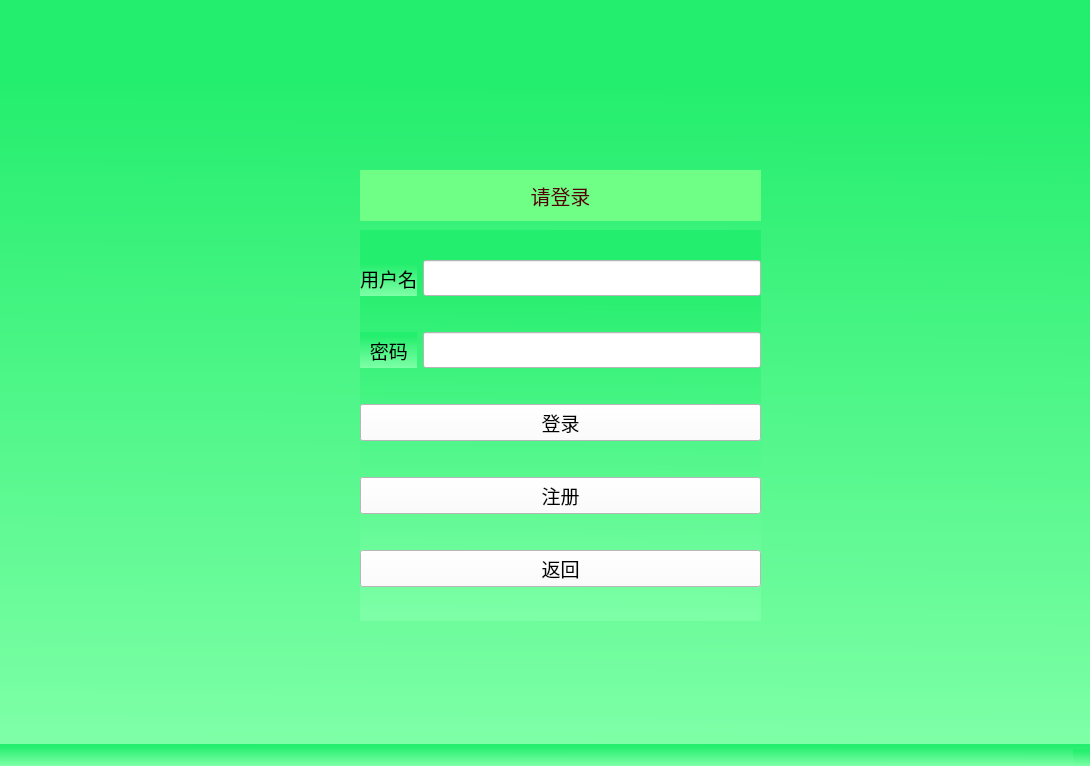
<?xml version="1.0" encoding="UTF-8"?>
<ui version="4.0">
 <class>LoginWindow</class>
 <widget class="QMainWindow" name="LoginWindow">
  <property name="geometry">
   <rect>
    <x>0</x>
    <y>0</y>
    <width>1090</width>
    <height>766</height>
   </rect>
  </property>
  <property name="windowTitle">
   <string>MainWindow</string>
  </property>
  <property name="styleSheet">
   <string notr="true">background-color:qlineargradient(spread:pad, x1:0.507246, y1:0, x2:0.498, y2:1, stop:0.111111 rgba(36, 238, 109, 255), stop:1 rgba(126, 255, 167, 255))
</string>
  </property>
  <widget class="QWidget" name="centralwidget">
   <widget class="QWidget" name="layoutWidget">
    <property name="geometry">
     <rect>
      <x>360</x>
      <y>230</y>
      <width>401</width>
      <height>391</height>
     </rect>
    </property>
    <layout class="QGridLayout" name="gridLayout">
     <item row="1" column="1">
      <widget class="QLineEdit" name="passwordlineEdit">
       <property name="font">
        <font>
         <family>思源黑体 CN</family>
         <pointsize>15</pointsize>
        </font>
       </property>
       <property name="styleSheet">
        <string>background-color: rgb(255, 255, 255);
border-color: rgb(255, 0, 0);</string>
       </property>
      </widget>
     </item>
     <item row="1" column="0">
      <widget class="QLabel" name="label_2">
       <property name="font">
        <font>
         <family>思源宋体 CN</family>
         <pointsize>14</pointsize>
        </font>
       </property>
       <property name="text">
        <string>  密码</string>
       </property>
      </widget>
     </item>
     <item row="0" column="1">
      <widget class="QLineEdit" name="usernamelineEdit">
       <property name="font">
        <font>
         <family>思源黑体 CN</family>
         <pointsize>15</pointsize>
        </font>
       </property>
       <property name="styleSheet">
        <string>background-color: rgb(255, 255, 255);
border-color: rgb(255, 0, 0);</string>
       </property>
      </widget>
     </item>
     <item row="0" column="0">
      <widget class="QLabel" name="label">
       <property name="font">
        <font>
         <family>思源宋体 CN</family>
         <pointsize>14</pointsize>
        </font>
       </property>
       <property name="text">
        <string>用户名</string>
       </property>
      </widget>
     </item>
     <item row="2" column="0" colspan="2">
      <widget class="QPushButton" name="pushButton">
       <property name="font">
        <font>
         <family>思源宋体 CN</family>
         <pointsize>14</pointsize>
        </font>
       </property>
       <property name="styleSheet">
        <string notr="true">background-color: rgb(255, 255, 255);
border-color: rgb(255, 0, 0);</string>
       </property>
       <property name="text">
        <string>登录</string>
       </property>
      </widget>
     </item>
     <item row="4" column="0" colspan="2">
      <widget class="QPushButton" name="pushButton_2">
       <property name="font">
        <font>
         <family>思源宋体 CN</family>
         <pointsize>14</pointsize>
        </font>
       </property>
       <property name="styleSheet">
        <string notr="true">background-color: rgb(255, 255, 255);
border-color: rgb(255, 0, 0);</string>
       </property>
       <property name="text">
        <string>返回</string>
       </property>
      </widget>
     </item>
     <item row="3" column="0" colspan="2">
      <widget class="QPushButton" name="pushButton_3">
       <property name="font">
        <font>
         <family>思源宋体 CN</family>
         <pointsize>14</pointsize>
        </font>
       </property>
       <property name="styleSheet">
        <string notr="true">background-color: rgb(255, 255, 255);
border-color: rgb(255, 0, 0);</string>
       </property>
       <property name="text">
        <string>注册</string>
       </property>
      </widget>
     </item>
    </layout>
   </widget>
   <widget class="QLabel" name="label_3">
    <property name="geometry">
     <rect>
      <x>360</x>
      <y>170</y>
      <width>401</width>
      <height>51</height>
     </rect>
    </property>
    <property name="font">
     <font>
      <family>思源黑体 CN</family>
      <pointsize>15</pointsize>
     </font>
    </property>
    <property name="styleSheet">
     <string notr="true">background-color: rgb(111, 255, 135);
color: rgb(85, 0, 0);</string>
    </property>
    <property name="text">
     <string>请登录</string>
    </property>
    <property name="alignment">
     <set>Qt::AlignmentFlag::AlignCenter</set>
    </property>
   </widget>
  </widget>
  <widget class="QStatusBar" name="statusbar"/>
  <widget class="QMenuBar" name="menubar">
   <property name="geometry">
    <rect>
     <x>0</x>
     <y>0</y>
     <width>1090</width>
     <height>25</height>
    </rect>
   </property>
  </widget>
 </widget>
 <resources/>
 <connections/>
</ui>
